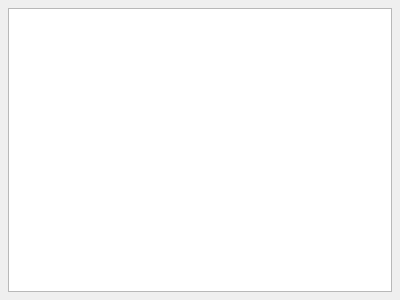
<?xml version="1.0" encoding="UTF-8"?>
<ui version="4.0">
 <class>LasDocumentationForm</class>
 <widget class="QWidget" name="LasDocumentationForm">
  <property name="geometry">
   <rect>
    <x>0</x>
    <y>0</y>
    <width>400</width>
    <height>300</height>
   </rect>
  </property>
  <property name="windowTitle">
   <string>Lasagne Documentation</string>
  </property>
  <layout class="QVBoxLayout" name="verticalLayout">
   <property name="margin">
    <number>8</number>
   </property>
   <item>
    <widget class="QTextBrowser" name="textBrowser">
     <property name="source">
      <url>
       <string>qrc:/doc/documentation.html</string>
      </url>
     </property>
     <property name="openExternalLinks">
      <bool>true</bool>
     </property>
    </widget>
   </item>
  </layout>
 </widget>
 <resources/>
 <connections/>
</ui>
